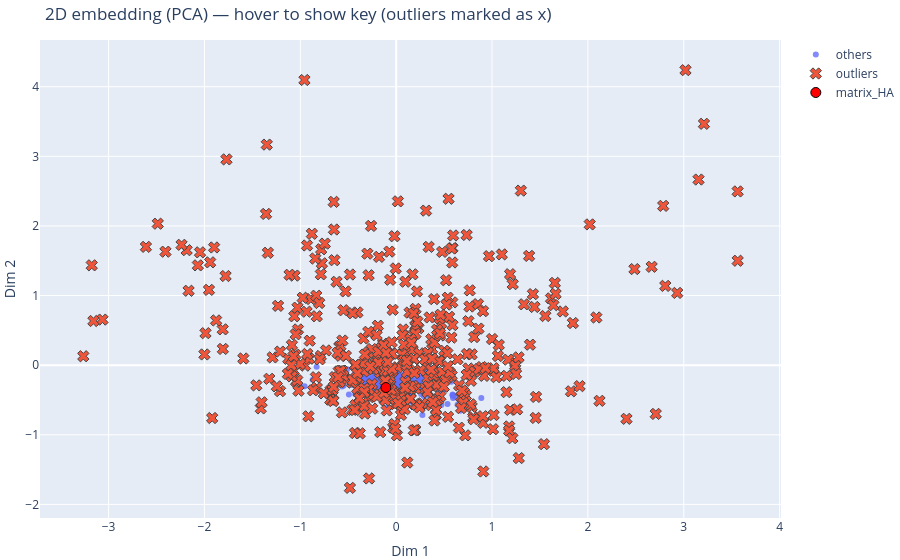

Notebook source saved alongside this figure:
### Code cell
import numpy as np
from sklearn.decomposition import PCA
from sklearn.covariance import MinCovDet
import plotly.graph_objects as go

keys = list(vec_dict.keys())
X = np.stack([vec_dict[k] for k in keys])  # (N, 256)

pca_30 = PCA(n_components=30, random_state=42)
X_30 = pca_30.fit_transform(X)
print("Explained variance (30 PCs):", float(pca_30.explained_variance_ratio_.sum()))

# -----------------------------
# 1) 在 30D PCA 空间里找离群点（鲁棒 Mahalanobis）
# -----------------------------
mcd = MinCovDet(random_state=42).fit(X_30)
md2 = mcd.mahalanobis(X_30)  # squared Mahalanobis distance，越大越离群

# 阈值：优先用卡方阈值（更“统计学”），没有 scipy 就用分位数兜底
try:
    from scipy.stats import chi2
    thr = chi2.ppf(0.99, df=X_30.shape[1])  # 99% 置信阈值
except Exception:
    thr = np.quantile(md2, 0.99)

is_outlier = md2 > thr
outlier_keys = np.array(keys)[is_outlier]

print(f"Outliers (n={is_outlier.sum()}), threshold={thr:.3f}")
for k, s in sorted(zip(outlier_keys, md2[is_outlier]), key=lambda x: x[1], reverse=True):
    print(f"{k}\tmd2={s:.3f}")

# 如果你只想看“最离群的前 K 个”
K = 20
topk_idx = np.argsort(-md2)[:K]
print(f"\nTop-{K} most outlying points:")
for i in topk_idx:
    print(f"{keys[i]}\tmd2={md2[i]:.3f}")

# -----------------------------
# 2) 继续做 2D 展示（和你原来一致）
# -----------------------------
pca_2 = PCA(n_components=2, random_state=42)
X_2d = pca_2.fit_transform(X_30)

target_key = "matrix_HA"
is_target = np.array([k == target_key for k in keys])

fig = go.Figure()

# others（排除 target 和 outliers，避免重复显示）
mask_others = (~is_target) & (~is_outlier)
fig.add_trace(go.Scatter(
    x=X_2d[mask_others, 0],
    y=X_2d[mask_others, 1],
    mode="markers",
    name="others",
    text=np.array(keys)[mask_others],
    hovertemplate="%{text}<extra></extra>",
    marker=dict(size=6, opacity=0.8),
))

# outliers（单独一层）
if is_outlier.any():
    fig.add_trace(go.Scatter(
        x=X_2d[is_outlier, 0],
        y=X_2d[is_outlier, 1],
        mode="markers",
        name="outliers",
        text=np.array(keys)[is_outlier],
        hovertemplate="%{text}<extra></extra>",
        marker=dict(size=10, symbol="x", opacity=1.0, line=dict(width=1)),
    ))

# target（最上层）
if is_target.any():
    fig.add_trace(go.Scatter(
        x=X_2d[is_target, 0],
        y=X_2d[is_target, 1],
        mode="markers",
        name=target_key,
        text=np.array(keys)[is_target],
        hovertemplate="%{text}<extra></extra>",
        marker=dict(size=10, color="red", opacity=1.0, line=dict(width=1, color="black")),
    ))
else:
    print(f"Warning: key '{target_key}' not found in vec_dict.")

fig.update_layout(
    title="2D embedding (PCA) — hover to show key (outliers marked as x)",
    xaxis_title="Dim 1",
    yaxis_title="Dim 2",
    margin=dict(l=0, r=0, t=40, b=0),
)

fig.show()

### Figure 1 — Plotly figure (JSON) as saved in the notebook; plotly's stock layout.template omitted (floating-point values rounded to 4 significant figures; data arrays with more than 128 entries replaced by an {"elided": "..."} marker saying what was removed)
{"data": [{"hovertemplate": "%{text}<extra></extra>", "marker": {"opacity": 0.8, "size": 6}, "mode": "markers", "name": "others", "text": {"elided": "338 str values"}, "type": "scatter", "x": {"elided": "338 float values"}, "y": {"elided": "338 float values"}}, {"hovertemplate": "%{text}<extra></extra>", "marker": {"line": {"width": 1}, "opacity": 1, "size": 10, "symbol": "x"}, "mode": "markers", "name": "outliers", "text": {"elided": "421 str values"}, "type": "scatter", "x": {"elided": "421 float values"}, "y": {"elided": "421 float values"}}, {"hovertemplate": "%{text}<extra></extra>", "marker": {"color": "red", "line": {"color": "black", "width": 1}, "opacity": 1, "size": 10}, "mode": "markers", "name": "matrix_HA", "text": ["matrix_HA"], "type": "scatter", "x": [-0.1075], "y": [-0.3212]}], "layout": {"margin": {"b": 0, "l": 0, "r": 0, "t": 40}, "title": {"text": "2D embedding (PCA) — hover to show key (outliers marked as x)"}, "xaxis": {"title": {"text": "Dim 1"}}, "yaxis": {"title": {"text": "Dim 2"}}}}
